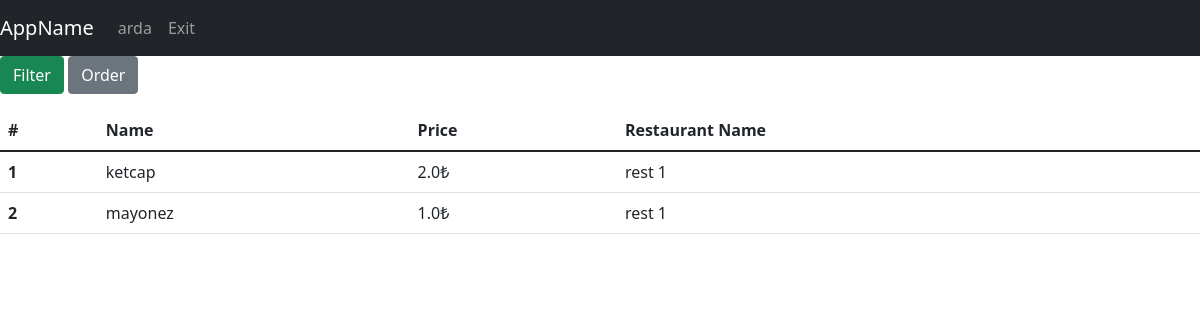
The page /extras (signed in) on the database as committed earlier.
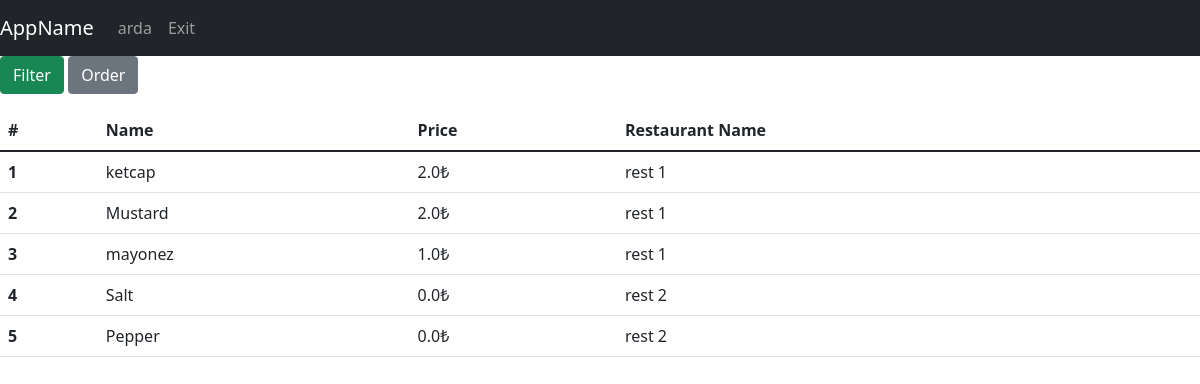
The same page on the database as committed later.
### tables this page shows
CREATE TABLE extra(id INTEGER PRIMARY KEY,name varchar(200), price REAL, restaurantID INTEGER, FOREIGN KEY (restaurantID) REFERENCES restaurant(id));

CREATE TABLE restaurant(id INTEGER PRIMARY KEY, restaurantName varchar(30),address varchar(250),lat Text,lng Text,isOpen binary,averageRating REAL);

### app.py (the view)
@app.route("/extras", methods=["GET", "POST"])
def allExtras():
    with sqlite3.connect(DATABASE) as database:
        cursor = database.cursor()
    if request.method == "POST":
        if 'order' in request.form:
            orderBy = request.form['orderBy']
            if session["isFiltered"] == False:
                command = "SELECT extra.name, extra.price, restaurant.restaurantName " \
                          " FROM extra INNER JOIN restaurant ON extra.restaurantID = restaurant.id ORDER BY "+orderBy
                cursor.execute(command)
                query = cursor.fetchall()
                session["filteredData"]["extras"] = query
            else:
                df = pd.DataFrame(session["filteredData"]["extras"],
                                  columns=['name', 'price', 'restaurantName'])
                df = df.sort_values(by=orderBy)
                session["filteredData"]["extras"] = df.values.tolist()
        if 'filter' in request.form:
            filtered_cols, expected_vals = [], []
            q = ""
            for c in request.form.keys():
                if request.form[c] != '' and request.form[c] != "filter":
                    filtered_cols.append(c)
                    expected_vals.append(request.form[c])
            if len(expected_vals) > 0:
                for index in range(0, len(expected_vals)):
                    q += filtered_cols[index]+" LIKE " + f"'%{expected_vals[index]}%'"
                command = "SELECT extra.name, extra.price, restaurant.restaurantName " \
                          " FROM extra INNER JOIN restaurant ON extra.restaurantID = restaurant.id and "+q+" ORDER BY extra.id desc "
                cursor.execute(command)
                query = cursor.fetchall()
                session["filteredData"]["extras"] = query
            else:
                session["filteredData"] = getAllDbData(toGet=["extras"])
            session["isFiltered"] = True
    else:
        session["filteredData"] = getAllDbData(toGet=["extras"])
        session["isFiltered"] = False
    return render_template("admin/list_operations/list_extras.html", username=session["username"], data=session["filteredData"])

### app.py (called while the page is built)
def getExtras(cursor, limit=None):
    if limit != None:
        cursor.execute("SELECT extra.name, extra.price, restaurant.restaurantName FROM extra INNER JOIN restaurant ON extra.restaurantID = restaurant.id ORDER BY extra.price DESC LIMIT ?",(limit,))
    else:
        cursor.execute("SELECT extra.name, extra.price, restaurant.restaurantName FROM extra INNER JOIN restaurant ON extra.restaurantID = restaurant.id ORDER BY extra.price DESC")
    query = cursor.fetchall()
    return query

### templates/admin/list_operations/list_extras.html (shortened to what this page needs)
{% extends 'base.html' %}
{% block navbar %}
<nav class="navbar navbar-expand-lg navbar-dark bg-dark">
    <a class="navbar-brand" href="#">AppName</a>
    <div class="collapse navbar-collapse" id="navbarNav">
        <ul class="navbar-nav">
          <li class="nav-item active"><a class="nav-link" href="/">{{username}}</a></li>
          <li class="nav-item active"><a class="nav-link" href="/exit">Exit</a></li>
        </ul>
    </div>
</nav>
{% endblock %}
{% block body %}
<p>
  <a class="btn btn-success" data-toggle="collapse" href="#filter" role="button" aria-expanded="false" aria-controls="filter">Filter</a>
  <button class="btn btn-secondary" type="button" data-toggle="collapse" data-target="#order" aria-expanded="false" aria-controls="order">Order</button>
</p>
<div>
    <table class="table">
      <thead class="thead-dark">
        <tr>
            <th scope="col">#</th>
            <th scope="col">Name</th>
            <th scope="col">Price</th>
            <th scope="col">Restaurant Name</th>
        </tr>
      </thead>
      <tbody>
        {%for i in range(data["extras"]|length)%}
                <tr>
                  <th scope="row">{{ i+1 }}</th>
                  <td>{{ data["extras"][i][0] }}</td>
                  <td>{{ data["extras"][i][1] }}₺</td>
                  <td>{{ data["extras"][i][2] }}</td>
        {%endfor%}
      </tbody>
    </table>
</div>
{% endblock %}

Rows that differ between the two databases and show on the page:
added extra: name "Mustard", price "2.0"
added extra: name "Salt", price "0.0"
now on this page (row unchanged): restaurant: restaurantName "rest 2" "rest 2"
added extra: name "Pepper", price "0.0"
Other text that changed with them:
new list line: "2 ₺"
new list line: "rest 1"
new list line: "3 ₺"
new list line: "mayonez 1.0"
new list line: "4 ₺"
new list line: "5 ₺"
list line gone: "2 ₺"
list line gone: "mayonez 1.0"
list line gone: "rest 1"
